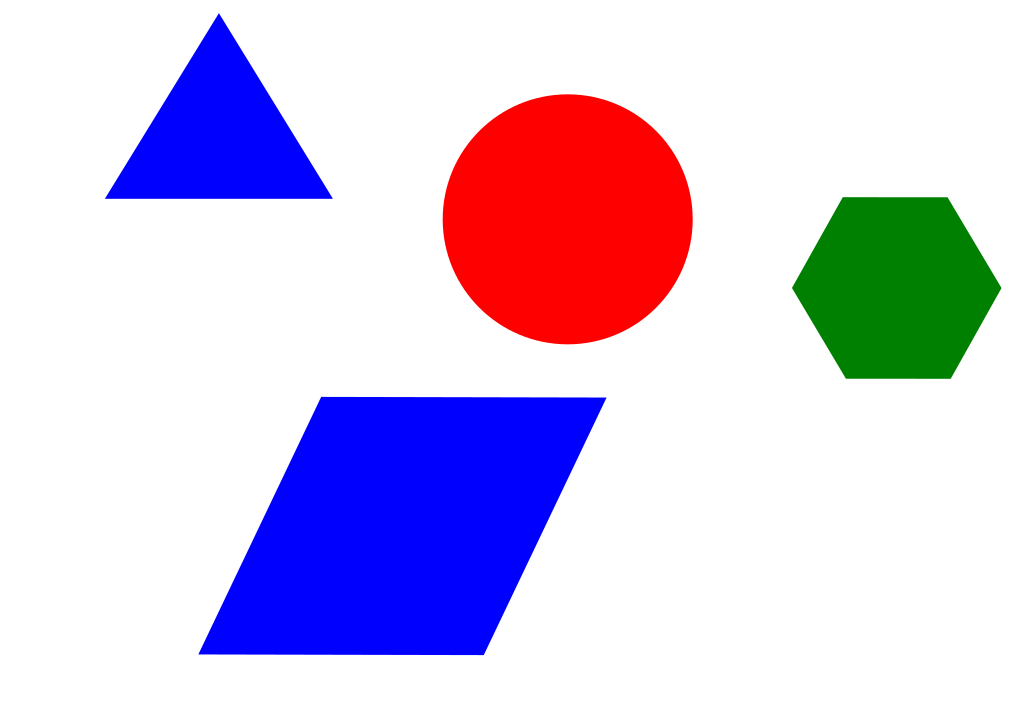
#> input picture Test2.png, 1024 x 724 px
$ python t1a_mk2.py
#> lines starting #> are read from the running program, lines starting #| are printed output that depends on the picture; after the words box and inside, x2 and y2 are one past the last pixel; in counts of white or black regions, pixels touching at a corner belong together
import numpy as np
import cv2

def shape_detect(color, contours, shape_list) :
    for cnt in contours:
        shape = str()
        precision = 0.01*cv2.arcLength(cnt, True)
        vertices = cv2.approxPolyDP(cnt, precision, True)
        #print(vertices)
        if (len(vertices) == 3) :
            shape = "Triangle"
        elif (len(vertices) == 4) :
            #print(vertices)
            x1 = vertices[0][0][0]
            y1 = vertices[0][0][1]
            x2 = vertices[1][0][0]
            y2 = vertices[1][0][1]
            x3 = vertices[2][0][0]
            y3 = vertices[2][0][1]
            x4 = vertices[3][0][0]
            y4 = vertices[3][0][1]
            #print("(", x1, " ", y1, ")", "(", x2, " ", y2, ")", "(", x3, " ", y3, ")", "(", x4, " ", y4 ,")")
            if (((x2 - 3) <= x1) and (x1 <= (x2 + 3))) :
                x2 = x1
            if (((x3 - 3) <= x1) and (x1 <= (x3 + 3))) :
                x3 = x1
            if (((x4 - 3) <= x1) and (x1 <= (x4 + 3))) :
                x4 = x1
            if (((x3 - 3) <= x2) and (x2 <= (x3 + 3))) :
                x3 = x2
            if (((x4 - 3) <= x2) and (x2 <= (x4 + 3))) :
                x4 = x2
            if (((x4 - 3) <= x3) and (x3 <= (x4 + 3))) :
                x4 = x3
            if (((y2 - 3) <= y1) and (y1 <= (y2 + 3))) :
                y2 = y1
            if (((y3 - 3) <= y1) and (y1 <= (y3 + 3))) :
                y3 = y1
            if (((y4 - 3) <= y1) and (y1 <= (y4 + 3))) :
                y4 = y1
            if (((y3 - 3) <= y2) and (y2 <= (y3 + 3))) :
                y3 = y2
            if (((y4 - 3) <= y2) and (y2 <= (y4 + 3))) :
                y4 = y2
            if (((y4 - 3) <= y3) and (y3 <= (y4 + 3))) :
                y4 = y3

            #print("(", x1, " ", y1, ")", "(", x2, " ", y2, ")", "(", x3, " ", y3, ")", "(", x4, " ", y4 ,")")

            if (x1 != x2) :
                s12 = round((y1 - y2)/(x1 - x2), 4)
                if(s12 == 0) :
                    s12 = 0.0001
            else :
                s12 = 9999

            if (x2 != x3) :
                s23 = round((y2 - y3)/(x2 - x3), 4)
                if(s23 == 0) :
                    s23 = 0.0001
            else :
                s23 = 9999

            if (x3 != x4) :
                s34 = round((y3 - y4)/(x3 - x4), 4)
                if(s34 == 0) :
                    s34 = 0.0001
            else :
                s34 = 9999

            if (x4 != x1) :
                s41 = round((y4 - y1)/(x4 - x1), 4)
                if(s41 == 0) :
                    s41 = 0.0001
            else :
                s41 = 9999

            d12 = int(((x1 - x2)**2 + (y1 - y2)**2)**0.5)
            d23 = int(((x2 - x3)**2 + (y2 - y3)**2)**0.5)
            d34 = int(((x3 - x4)**2 + (y3 - y4)**2)**0.5)
            d41 = int(((x4 - x1)**2 + (y4 - y1)**2)**0.5)
            if (((s34 - 0.1) <= s12) and (s12 <= (s34 + 0.1)) or ((s41 - 0.1) <= s23) and (s23 <= (s41 + 0.1))) :
                if (((s34 - 0.1) <= s12) and (s12 <= (s34 + 0.1)) and ((s41 - 0.1) <= s23) and (s23 <= (s41 + 0.1))) :
                    if (((d23 - 3) <= d12) and (d12 <= (d23 + 3)) and ((d41 - 3) <= d34) and (d34 <= (d41 + 3))) :
                        if(round(s12*s23, 1) == 1) :
                            shape = "Square "
                        else :
                            shape = "Rhombus"
                    else :
                        shape = "Parallelogram"
                else :
                    shape = "Trapezium"
            else :
                shape = "Quadrilateral"

        elif (len(vertices) == 5) :
            shape = "Pentagon"
        elif (len(vertices) == 6) :
            shape = "Hexagon"
        else :
            shape = "Circle"

        #printing area
        area = cv2.contourArea(cnt)

        #finding centroid
        M = cv2.moments(cnt)
        if M["m00"] != 0:
            cX = int(M["m10"] / M["m00"])
            cY = int(M["m01"] / M["m00"])
        print(color, shape, area, cX, cY)
        shape_list.append([shape, color, area, cX, cY])

    return shape_list


## MAIN FUNCTION ##

#reading of image and conversion of BGR to HSV (Hue Saturation Value)
img = cv2.imread('Test2.png')
#> img is the input picture: shape (724, 1024, 3); mean B, G, R 228.3, 200.6, 212.6
hsv = cv2.cvtColor(img, cv2.COLOR_BGR2HSV)
#> hsv: shape (724, 1024, 3); mean H, S, V 17.8, 59.3, 250.1

#blue color
lower_blue = np.array([110,1,50])
upper_blue = np.array([170,255,255])

#green color
lower_green = np.array([50,1,50])
upper_green = np.array([80,255,255])

#red color
lower_red = np.array([0,1,255])
upper_red = np.array([40,255,255])

#masking the HSV image to highlighten a shape of particular color
blue_mask = cv2.inRange(hsv, lower_blue, upper_blue)
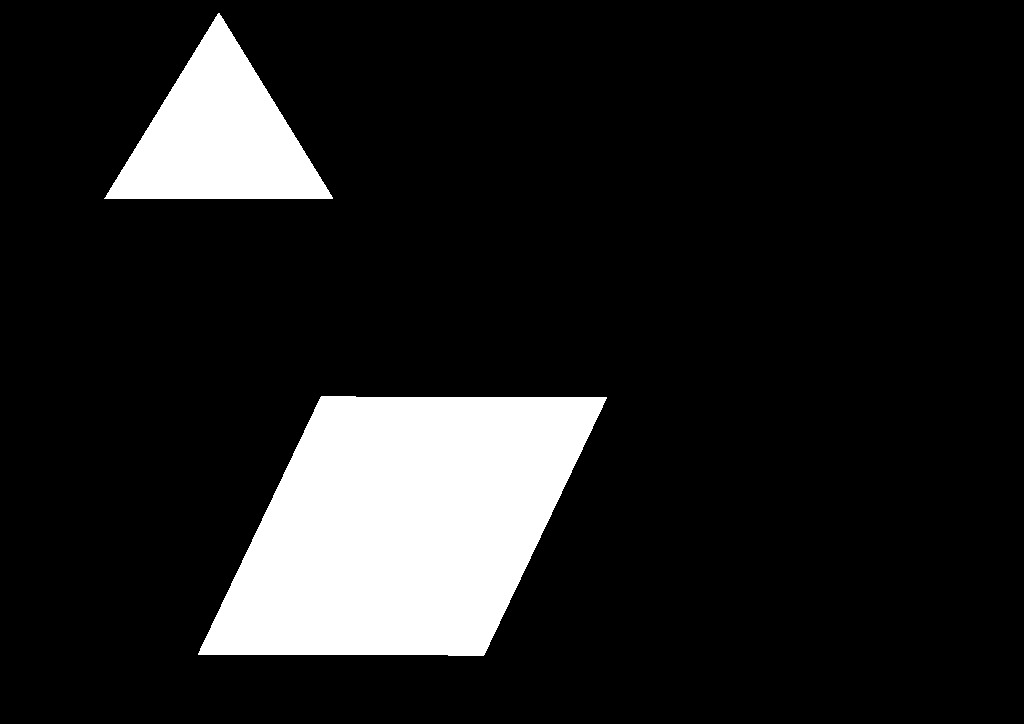
#> blue_mask: shape (724, 1024); 12.9% white; 2 white regions, box (x1, y1, x2, y2) and area: (198, 396, 607, 656) 74145, (104, 13, 333, 199) 21497
green_mask = cv2.inRange(hsv, lower_green, upper_green)
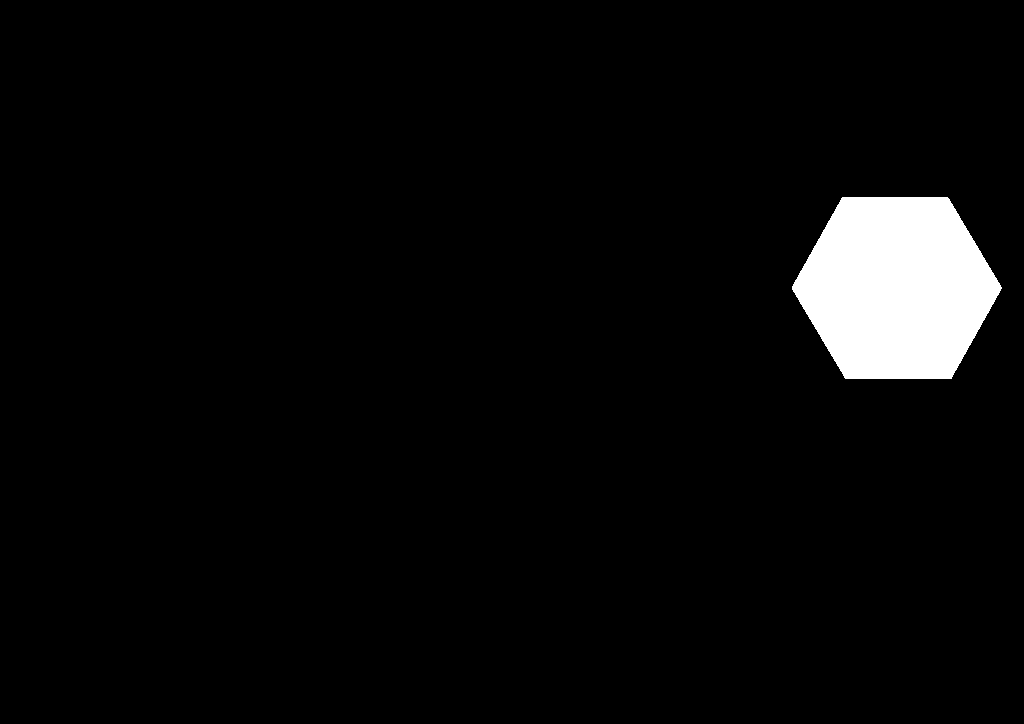
#> green_mask: shape (724, 1024); 3.9% white; 1 white region, box (x1, y1, x2, y2) and area: (792, 197, 1002, 379) 28835
red_mask = cv2.inRange(hsv, lower_red, upper_red)
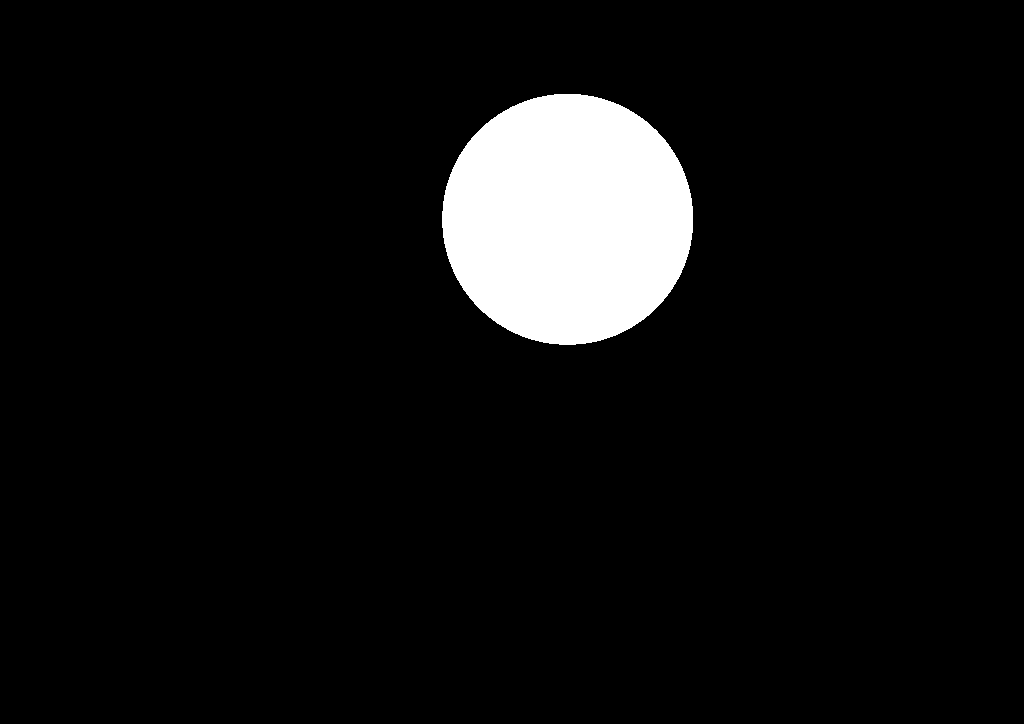
#> red_mask: shape (724, 1024); 6.7% white; 1 white region, box (x1, y1, x2, y2) and area: (442, 94, 693, 345) 49560
kernel = np.ones((2,2), np.uint8)
blue_edges = cv2.dilate(blue_mask, kernel, iterations = 1)
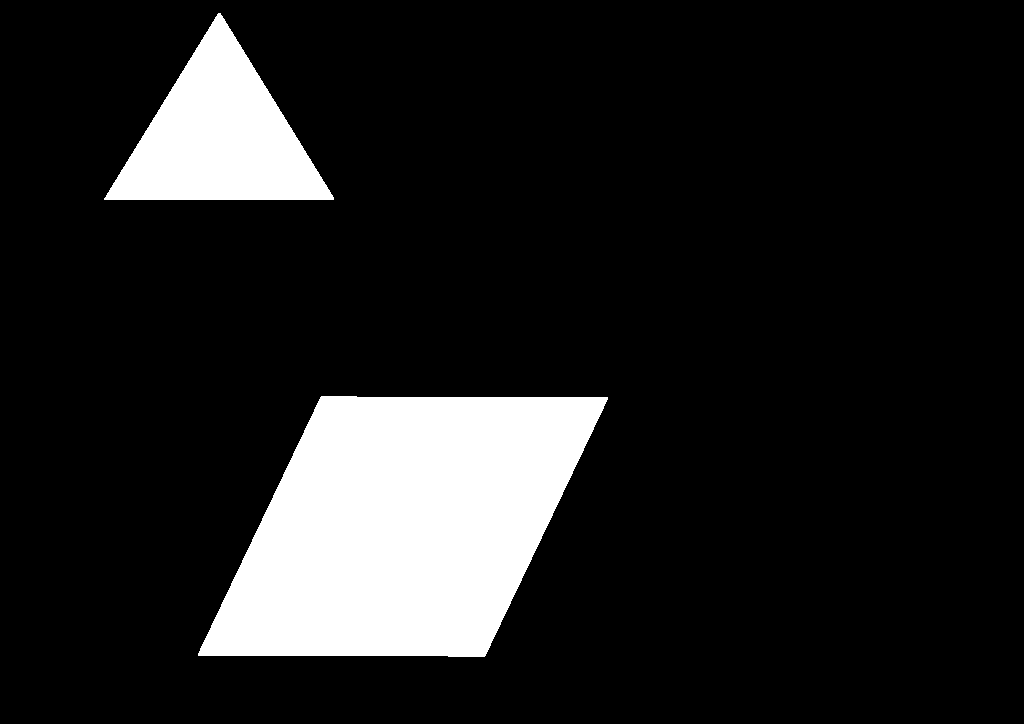
#> blue_edges: shape (724, 1024); 13% white; 2 white regions, box (x1, y1, x2, y2) and area: (198, 396, 608, 657) 74815, (104, 13, 334, 200) 21913
green_edges = cv2.dilate(green_mask, kernel, iterations = 1)
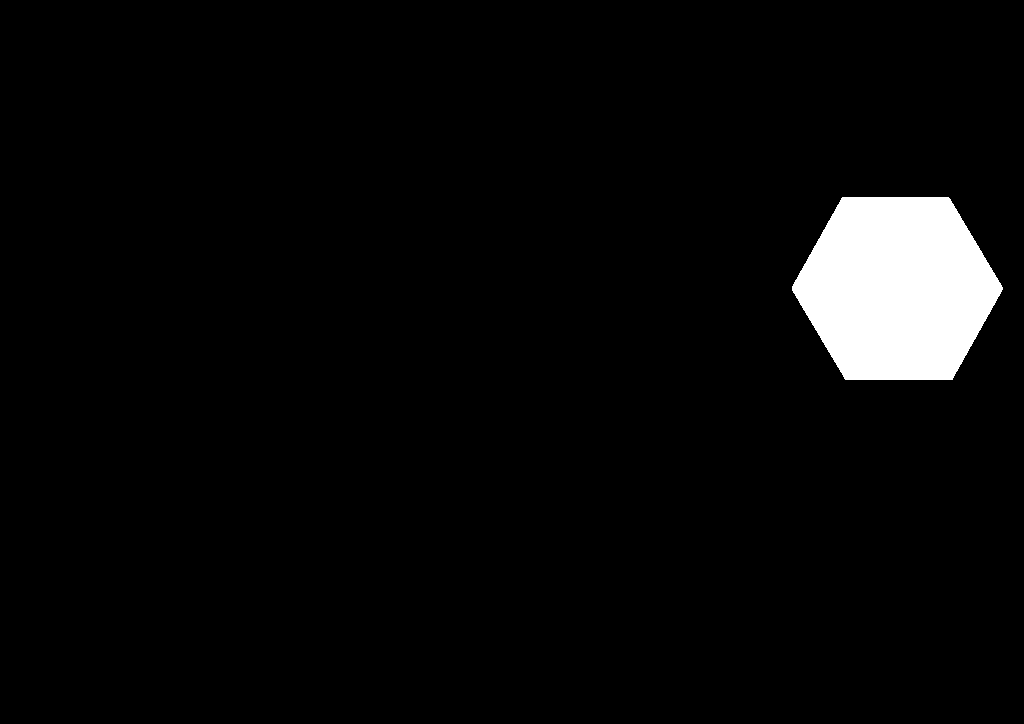
#> green_edges: shape (724, 1024); 3.9% white; 1 white region, box (x1, y1, x2, y2) and area: (792, 197, 1003, 380) 29228
red_edges = cv2.dilate(red_mask, kernel, iterations = 1)
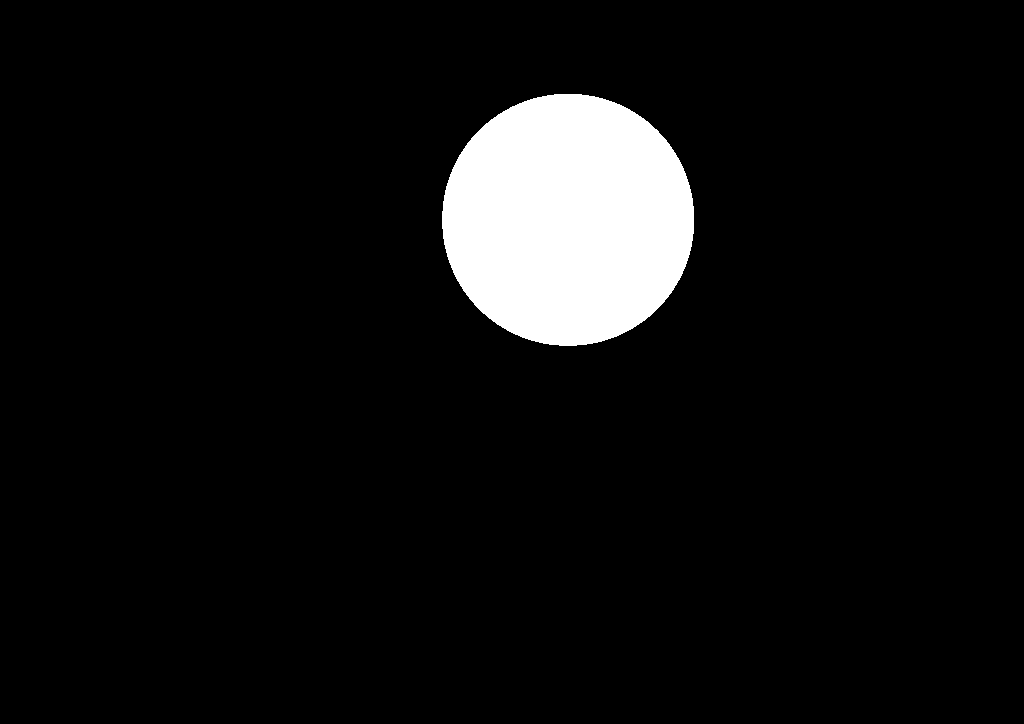
#> red_edges: shape (724, 1024); 6.8% white; 1 white region

#finding contours of masked images
blue_contour, blue_hierarchy = cv2.findContours(blue_edges, cv2.RETR_EXTERNAL, cv2.CHAIN_APPROX_NONE)
#> blue_contour = 2 contours; box (x1, y1, x2, y2) and area: (198, 396, 608, 657) 74269, (104, 13, 334, 200) 21610; blue_hierarchy = [[1, -1, -1, -1], [-1, 0, -1, -1]]
green_contour, green_hierarchy = cv2.findContours(green_edges, cv2.RETR_EXTERNAL, cv2.CHAIN_APPROX_NONE)
#> green_contour = 1 contour; box (x1, y1, x2, y2) and area: (792, 197, 1003, 380) 28938; green_hierarchy = [[-1, -1, -1, -1]]
red_contour, red_hierarchy = cv2.findContours(red_edges, cv2.RETR_EXTERNAL, cv2.CHAIN_APPROX_NONE)
#> red_contour = 1 contour; box (x1, y1, x2, y2) and area: (442, 94, 694, 346) 49706; red_hierarchy = [[-1, -1, -1, -1]]

#shape_list: a list in which shapes with their parameters are appended
shape_list = list()

shape_list = shape_detect('blue', blue_contour, shape_list)
#> the loop in shape_detect, `for cnt in contours:` made 2 passes
#> (precision, vertices, x1, y1) on pass 1: (11.93, [[321, 396], [198, 655], [484, 656], [607, 397]], 321, 396)
#> (precision, vertices, area, cX, cY) on pass 2: (6.97, [[104, 198], [333, 199], [220, 13]], 21610.5, 218, 136)
#| blue Rhombus 74269.0 402 526
#| blue Triangle 21610.5 218 136
#> after the loop in shape_detect, `for cnt in contours:`: shape_list = [['Rhombus', 'blue', 74269, 402, 526], ['Triangle', 'blue', 21610.5, 218, 136]]

#cv2.imshow("GREEN", green_mask)
shape_list = shape_detect('green', green_contour, shape_list)
#> the loop in shape_detect (call 2), `for cnt in contours:` made 1 pass
#> (precision, area, cX, cY) on pass 1: (6.63, 28938.5, 896, 287)
#| green Hexagon 28938.5 896 287
#> shape_list = [['Rhombus', 'blue', 74269, 402, 526], ['Triangle', 'blue', 21610.5, 218, 136], ['Hexagon', 'green', 28938.5, 896, 287]]

#cv2.imshow("RED", red_mask)
shape_list = shape_detect('red', red_contour, shape_list)
#> shape_list = [['Rhombus', 'blue', 74269, 402, 526], ['Triangle', 'blue', 21610.5, 218, 136], ['Hexagon', 'green', 28938.5, 896, 287], ['Circle', 'red', 49705.5, 567, 219]]

print(shape_list)
#| [['Rhombus', 'blue', 74269.0, 402, 526], ['Triangle', 'blue', 21610.5, 218, 136], ['Hexagon', 'green', 28938.5, 896, 287], ['Circle', 'red', 49705.5, 567, 219]]

shapes = dict()

#shape_list is sorted in descending order using lambda function by setting reverse = True
shape_list.sort(key = lambda x: x[2], reverse = True)
for item in shape_list :
    Shape = item[0].strip()
    color = item[1].strip()
    area = item[2]
    cX = item[3]
    cY = item[4]
    shapes[Shape] = [color, area, cX, cY]
#> this loop made 4 passes
#> after the loop, shapes = {'Rhombus': ['blue', 74269, 402, 526], 'Circle': ['red', 49705.5, 567, 219], 'Hexagon': ['green', 28938.5, 896, 287], 'Triangle': ['blue', 21610.5, 218, 136]}
##################################################

#the final appended list is returned to the main body of the program
print(shapes)
#| {'Rhombus': ['blue', 74269.0, 402, 526], 'Circle': ['red', 49705.5, 567, 219], 'Hexagon': ['green', 28938.5, 896, 287], 'Triangle': ['blue', 21610.5, 218, 136]}
cv2.imshow("BLUE", blue_edges)
cv2.imshow("GREEN", green_edges)
cv2.imshow("RED", red_edges)
cv2.waitKey(0)
